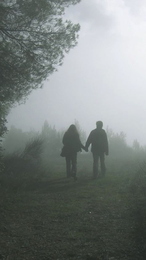
%> input picture srcImages/hazy1.png, 146 x 260 px, shrunk from 474 x 843 before the run
$ octave constantAlbedoGradientAlbedo.m   (GNU Octave 9; MATLAB toolbox functions it lacks are replaced by stand-ins)
%> lines starting %> are read from the running program, lines starting %| are printed output that depends on the picture
clear; clc; close all;

src = im2double(imread('../srcImages/hazy1.png'));

A = [0.5 0.5 0.5];

max_itr = 1000;
min_cond = 1e-15;
sensitivity = 1e-4;

for i = 1:max_itr
    vec = zeros(1, 3);
    for k = 1:3
        A_mod = A + 1e-2 * ((1:3)' == k)';
        [t, l] = getParams(src, A_mod);
        C = covariance(t, l)^2;
        vec(k) = C;
    end
    vec = 1./vec;
    vec = vec./norm(vec);
    A = A + sensitivity .* vec;
    [t, l] = getParams(src, A);
    if (covariance(t, l)^2 <= min_cond)
        disp(['Minimizer found']);
        break;
    end
end
%> this loop made 1000 passes
%> (vec, A) on passes 1 to 3: ([0.479 0.877 0.0238], [0.5 0.5 0.5]), ([0.483 0.875 0.024], [0.5 0.5 0.5]), ([0.487 0.873 0.0242], [0.5 0.5 0.5])
%> pass 1, in getParams, `I_a = (img(:,:,1) .* albedo(1) + img(:,:,2) .* albedo(2) + img(:,:,3) ..`:
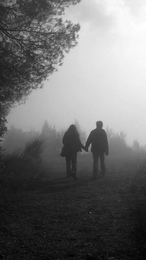
%> I_a: size 260x146 double; min 0.226, max 1.67, mean 0.857; drawn with min black and max white
%> pass 1, in getParams, `I_r = sqrt((img(:,:,1).^2 + img(:,:,2).^2 + img(:,:,3).^2) - I_a(:,:)...`:
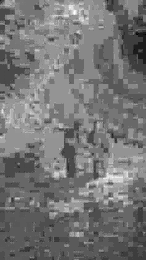
%> I_r: size 260x146 double; min 0.00321, max 0.0504, mean 0.025; drawn with min black and max white
%> pass 1, in getParams, `h = (norm(albedo) - I_a) ./ I_r;`:
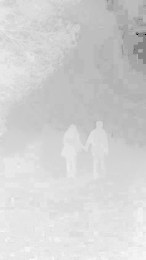
%> h: size 260x146 double; min -243.8, max 53.02, mean 1.1; drawn with min black and max white

[t, l] = getParams(src, A);
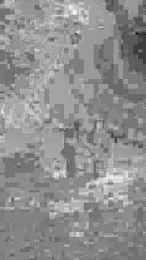
%> t: size 260x146 double; min -0.493, max 5.34, mean 2.79; drawn with min black and max white
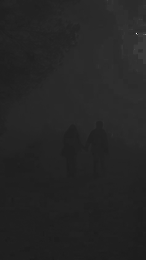
%> l: size 260x146 double; min -0.00457, max 0.0897, mean 0.00929; drawn with min black and max white
tmp = zeros(size(src));
tmp(:,:,1) = (1-t) .* A(1);
tmp(:,:,2) = (1-t) .* A(2);
tmp(:,:,3) = (1-t) .* A(3);
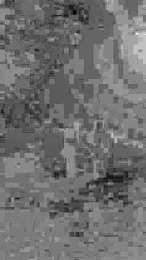
%> tmp: size 260x146x3 double; mean R, G, B -0.982, -0.987, -0.975; drawn with min black and max white
J = (src - tmp) ./ t;

figure;
subplot(121);
imshow(src); title('Hazy Image');
subplot(122);
imshow(J); title('Dehazed Image');
%> after `imshow(J)`:
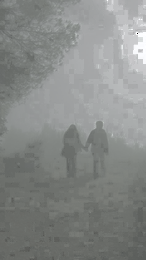
%> displayed picture: size 260x146x3, on the screen's scale of 0 to 255; mean R, G, B 134.4, 137.2, 135.3


function [transmission, shading] = getParams(img, albedo)
    % In Raanan's paper:
    % transmission is denoted by t
    % shading is denoted by l
    % albedo is denoted by A
    % img is denoted by I

    I_a = (img(:,:,1) .* albedo(1) + img(:,:,2) .* albedo(2) + img(:,:,3) .* albedo(3)) ./ norm(albedo);
    I_r = sqrt((img(:,:,1).^2 + img(:,:,2).^2 + img(:,:,3).^2) - I_a(:,:).^2);

    h = (norm(albedo) - I_a) ./ I_r;

    eta = covariance(I_a, h) / covariance(I_r, h);

    shadingInv = (1 - I_a ./ norm(albedo)) ./ I_r + eta/norm(albedo);
    shading = 1 ./ shadingInv;

    transmission = 1 - (I_a - eta.*I_r) ./ norm(albedo);
end


function [cova] = covariance(v1, v2)

    expextedVal1 = mean(v1, "all");
    expextedVal2 = mean(v2, "all");

    v1 = v1 - expextedVal1;
    v2 = v2 - expextedVal2;

    cova = sum(v1 .* v2, "all") / (size(v1, 1) * size(v1, 2) - 1);

end
